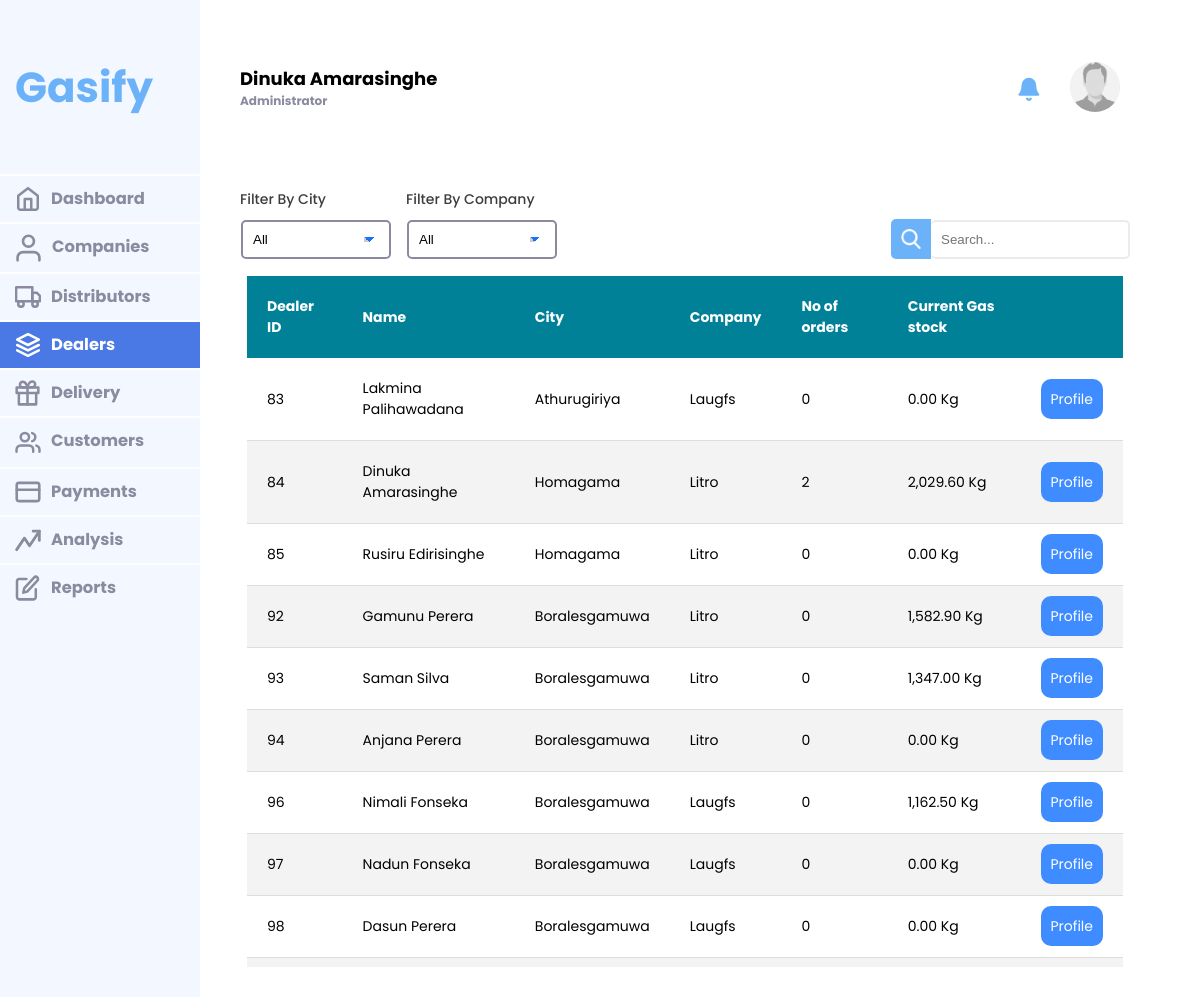
The app's page /users/dealers (signed in) with its own data.
### tables this page shows
CREATE TABLE `dealer` (
  `dealer_id` int(11) NOT NULL,
  `name` varchar(255) NOT NULL,
  `city` varchar(255) NOT NULL,
  `street` varchar(255) NOT NULL,
  `company_id` int(11) NOT NULL,
  `distributor_id` int(11) NOT NULL,
  `bank` varchar(255) NOT NULL,
  `branch` varchar(255) DEFAULT NULL,
  `account_no` varchar(20) NOT NULL,
  `merchant_id` int(11) NOT NULL,
  `pub_key` varchar(255) DEFAULT NULL,
  `rest_key` text DEFAULT NULL,
  `contact_no` varchar(10) NOT NULL,
  `image` varchar(255) DEFAULT 'defaultprofile.png'
);

CREATE TABLE `company` (
  `company_id` int(11) NOT NULL,
  `name` varchar(255) NOT NULL,
  `city` varchar(255) NOT NULL,
  `street` varchar(255) NOT NULL,
  `logo` varchar(255) DEFAULT 'defaultprofile.png'
);

### app/controllers/Users.php (called while the page is built, shortened)
<?php
class Users extends Controller{
    function dealers(){
        if(isset($_POST['option1'])){
            $option1 = $_POST['option1'];
        }else{
            $option1 = "all";
        }
        if(isset($_POST['option2'])){
            $option2 = $_POST['option2'];
        }else{
            $option2 = "all";
        }
        $data = $this->model("Admin")->dealers($option1, $option2);
        $this->view('admin/dealers', $data);
    }
}

### app/core/App.php (called while the page is built, shortened)
<?php
    class App{
        protected $method = 'index';
        public function __construct(){
            $url =$this->getURL();
            if(isset($url[0])){
                if(file_exists('../app/controllers/'.ucwords($url[0]).'.php')){
                    unset($url[0]);
                }
            }
            $this->controller = new $this->controller;
            if(isset($url[1])){
                if(method_exists($this->controller,$url[1])){
                    $this->method = $url[1];
                    unset($url[1]);
                }
            }
            $this->params = $url ? array_values($url) : [];
            return call_user_func_array([$this->controller,$this->method], $this->params);
        }
        private function getURL(){
            if(isset($_GET['url'])){
                $url = rtrim($_GET['url'],'/');
                $url = filter_var($url, FILTER_SANITIZE_URL);
                $url = explode('/',$url);
                return $url;
            }
        }
    }
?>

### public/index.php (called while the page is built, shortened)
<?php
    $app = new App();
?>

### app/core/DataBase.php (called while the page is built, shortened)
<?php
class Database
{
    public $mysqli;
    private function dbConnect()
    {
        $this->mysqli = new mysqli(DB_HOST, DB_USER, DB_PASSWORD, DB_NAME);
        return $this->mysqli;
    }
    public function Query($sql)
    {
        $result = $this->mysqli->query($sql);
        return $result;
    }
}

### app/models/Admin.php (called while the page is built, shortened)
<?php
class Admin extends Model
{
    public function dealers($option1,$option2){
        $data['option1'] = $option1;
        $data['option2'] = $option2;
        $sql = "SELECT d.dealer_id as user_id,
        CONCAT(u.first_name,' ',u.last_name) as name,
        d.city as city,
        c.name as company,
        IFNULL(COUNT(DISTINCT(r.order_id)),0) as orders_count,
        IFNULL(SUM(dk.quantity*p.weight),0) as quantity
        FROM dealer d INNER JOIN users u ON d.dealer_id = u.user_id
        LEFT JOIN company c ON d.company_id = c.company_id
        LEFT JOIN dealer_keep dk ON dk.dealer_id = d.dealer_id
        LEFT JOIN product p ON dk.product_id = p.product_id
        LEFT JOIN (SELECT * FROM reservation WHERE order_state = 'Completed') r ON d.dealer_id = r.dealer_id";
        $sql .= " GROUP BY d.dealer_id";
        $data['dealers'] = $this->Query($sql);
        $data['companies'] = $this->read('company');
        return $data;
    }
}

### app/views/admin/dealers.php (the view, shortened to what this page needs)
<section class="body">
    <div class="body-content">
                <form action="<?php echo BASEURL?>/users/dealers" class="filters" method='post'>
                    <div class="input half select"><label>Filter By City</label>
                        <select id="period" name="option1" onchange="this.form.submit()" class="dropdowndate">
                            <?php
                                echo '<option  value="all" selected>All</option>';
                            ?>
                        </select>
                    </div>
                    <div class="input half select"><label>Filter By Company</label>
                        <select id="period" name="option2" onchange="this.form.submit()" class="dropdowndate">
                            <option  value="all" selected >All</option>
                        </select>
                    </div>
                </form>
                <div class="content-data">
                    <table class="styled-table">
                        <thead>
                            <tr>
                                <th>Dealer ID</th>
                                <th>Name</th>
                                <th>City</th>
                                <th>Company</th>
                                <th>No of orders</th>
                                <th>Current Gas stock</th>
                                <th></th>
                            </tr>
                        </thead>
                        <tbody>
                            <?php
                                $dealers = $data['dealers'];
                                if(mysqli_num_rows($dealers) > 0){
                                    while($row = mysqli_fetch_assoc($dealers)){
                                        echo '<tr>
                                                <td>'.$row['user_id'].'</td>
                                                <td>'.$row['name'].'</td>
                                                <td>'.$row['city'].'</td>
                                                <td>'.$row['company'].'</td>
                                                <td>'.$row['orders_count'].'</td>
                                                <td>'.number_format($row['quantity'],2).' Kg</td>
                                                <td><a class="anchor-button" href="'.BASEURL.'/profile/preview/dealer/'.$row['user_id'].'/profile/admin/dealerprofile" >Profile</a></td>
                                            </tr>';
                                    }
                                }else{
                                    echo '<tr><td colspan="7" style="text-align: center">No records found</td></tr>';
                                }
                            ?>
                        </tbody>
                    </table>
                </div>
    </div>
</section>

### public/css/admin.css (style rules this page uses)
:root { --button-orange: #ffbb96; --cancel-red: #FF4D4D; --accept-blue: #80B3FF; --table-gray: #EBEBEB; --navmenu-orange: #f3f7ff; --navmenu-orange-dark: #6bb2f9; --button-orange-hover: #4a78e4; --navmenu-gray-dark: #8A8B9F; --button-blue: #3E8CFF; --button-blue-hover: #1672fc; --white: #ffffff; --black: #000000; --logo-background: #ffde59; --shadow-wide: rgba(0, 0, 0, 0.24) 0px 3px 8px; --input-border: rgb(201, 201, 201) solid 1px; --larger: 28px; --medium: 18px; --mediums: 16px; --small: 14px; --exsmall: 12px; }
.body-content { display: flex; flex-direction: column; width: 100%; box-sizing: border-box; padding-right: 70px; }
.dropdowndate { padding: 10px; border: 1.5px solid var(--button-blue-hover); color: var(--black); background-color: white; border-radius: 5px; min-width: 150px; appearance: none; background-image: linear-gradient(45deg, transparent 50%, var(--button-blue-hover) 50%), linear-gradient(135deg, var(--button-blue-hover) 50%, transparent 50%), linear-gradient(to right, #ccc, #ccc); background-position: calc(100% - 20px) calc(1em + 2px), calc(100% - 15px) calc(1em + 2px); background-size: 5px 5px, 5px 5px; background-repeat: no-repeat; }
.dropdowndate option { color: var(--navmenu-gray-dark); }
.input.half { width: 48%; display: flex; gap: 10px; }
.body-content .content-data { border: solid 2px transparent; }
.input.half { align-items: left; }
.input.half.select { display: flex; flex-direction: row; align-items: center; width: fit-content; }
.select select { border: 2px solid var(--navmenu-gray-dark); }
.filters { display: flex; flex-direction: row; gap: 10px; }
.styled-table th, .styled-table td { padding: 20px; }
.body-content .filters { display: flex; flex-direction: row; gap: 15px; }
.body-content .filters .input { display: flex; flex-direction: column; align-items: center; text-align: center; gap: 10px; width: fit-content; }
.body-content .filters .input label { width: 100%; text-align: left; }
.body-content .content-data { border: 2px solid transparent; padding: 0px 0px; margin: 0px; padding: 5px; }

### records on screen
dealer: dealer_id "83", name "Lakmina Palihawadana", city "Athurugiriya", company.name "Laugfs", orders_count "0", quantity "0.00"
dealer: dealer_id "84", name "Dinuka Amarasinghe", city "Homagama", company.name "Litro", orders_count "2", quantity "2,029.60"
dealer: dealer_id "85", name "Rusiru Edirisinghe", city "Homagama", company.name "Litro", orders_count "0", quantity "0.00"
dealer: dealer_id "92", name "Gamunu Perera", city "Boralesgamuwa", company.name "Litro", orders_count "0", quantity "1,582.90"
dealer: dealer_id "93", name "Saman Silva", city "Boralesgamuwa", company.name "Litro", orders_count "0", quantity "1,347.00"
dealer: dealer_id "94", name "Anjana Perera", city "Boralesgamuwa", company.name "Litro", orders_count "0", quantity "0.00"
dealer: dealer_id "96", name "Nimali Fonseka", city "Boralesgamuwa", company.name "Laugfs", orders_count "0", quantity "1,162.50"
dealer: dealer_id "97", name "Nadun Fonseka", city "Boralesgamuwa", company.name "Laugfs", orders_count "0", quantity "0.00"
dealer: dealer_id "98", name "Dasun Perera", city "Boralesgamuwa", company.name "Laugfs", orders_count "0", quantity "0.00"

### other values on screen
$_SESSION['user_name'] "Dinuka Amarasinghe"
userRole() "Administrator"
